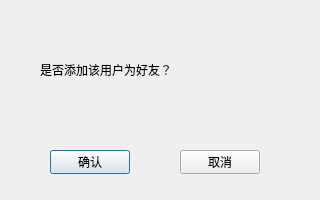
<?xml version="1.0" encoding="UTF-8"?>
<ui version="4.0">
 <class>addfriend</class>
 <widget class="QDialog" name="addfriend">
  <property name="geometry">
   <rect>
    <x>0</x>
    <y>0</y>
    <width>320</width>
    <height>200</height>
   </rect>
  </property>
  <property name="windowTitle">
   <string>Dialog</string>
  </property>
  <widget class="QLabel" name="label">
   <property name="geometry">
    <rect>
     <x>40</x>
     <y>40</y>
     <width>240</width>
     <height>60</height>
    </rect>
   </property>
   <property name="text">
    <string>是否添加该用户为好友？</string>
   </property>
  </widget>
  <widget class="QPushButton" name="okbutton">
   <property name="geometry">
    <rect>
     <x>50</x>
     <y>150</y>
     <width>80</width>
     <height>24</height>
    </rect>
   </property>
   <property name="text">
    <string>确认</string>
   </property>
  </widget>
  <widget class="QPushButton" name="cancelbutton">
   <property name="geometry">
    <rect>
     <x>180</x>
     <y>150</y>
     <width>80</width>
     <height>24</height>
    </rect>
   </property>
   <property name="text">
    <string>取消</string>
   </property>
  </widget>
 </widget>
 <resources/>
 <connections/>
</ui>
